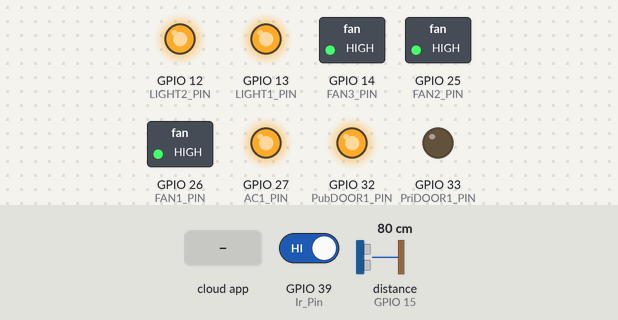
The sketch below on a simulated ESP8266 (NodeMCU). Parts: switched loads named in the sketch (green lamp = pin HIGH), output pins drawn as LEDs (lit = HIGH). Wiring (inferred from the names in the program): ultrasonic range finder: trigger GPIO 2; echo GPIO 15. The inputs (shaded band) are chosen by the test bench; at power-on: distance to the obstacle (sensor on GPIO 15) 80 cm, GPIO 39 (Ir_Pin) HIGH. The echo pulse lasts 58.3 µs per cm; WiFi joins after 1.5 s; servers stay silent unless stated; the Firebase database answers and starts empty; pins used as bus, display or sensor lines are not drawn; what the sketch prints to the serial monitor is not drawn.

Above: at 2.8 s.
2.9 s: distance to the obstacle (sensor on GPIO 15) set to 41 cm
6.2 s: distance to the obstacle (sensor on GPIO 15) set to 34 cm
At 7.9 s:
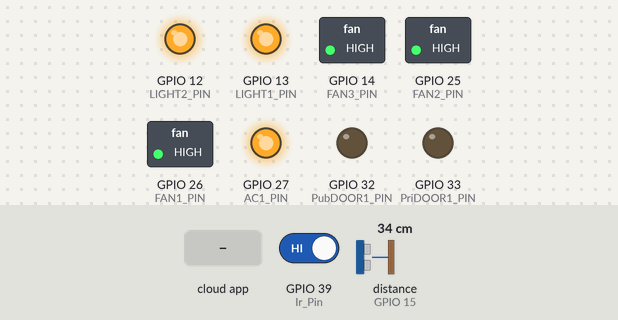
8.9 s: GPIO 39 (Ir_Pin) driven LOW
At 10.7 s:
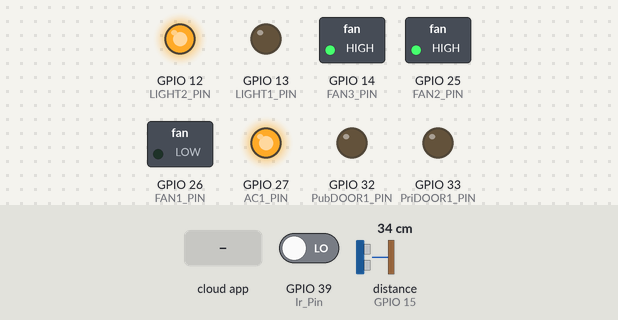
11.0 s: the phone or cloud app sets Fan2 to 1
At 12.0 s:
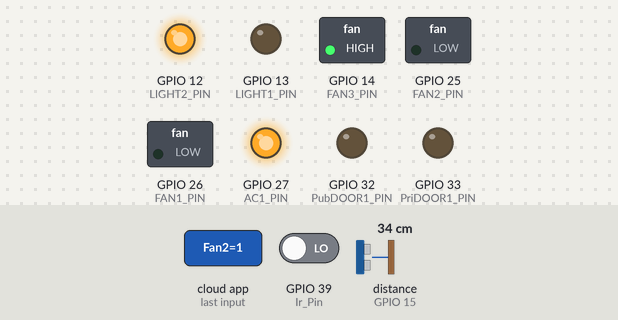
13.2 s: the phone or cloud app sets Fan3 to 1
At 14.4 s:
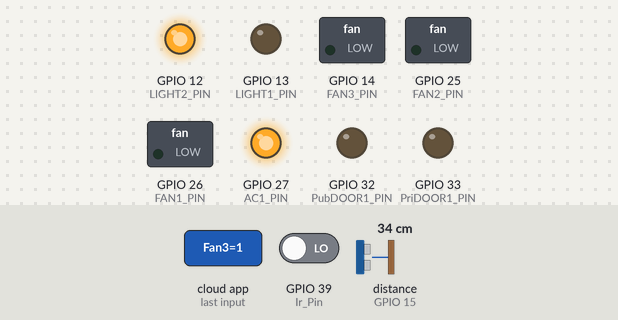
15.3 s: the phone or cloud app sets Light2 to 1
At 16.7 s:
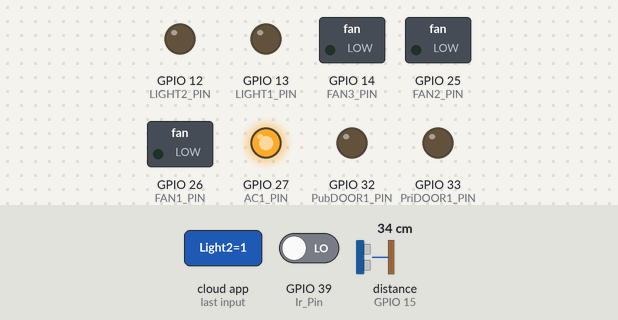
Timing chart, 0 to 18.3 s (numbered marks = the images above; inputs shaded):
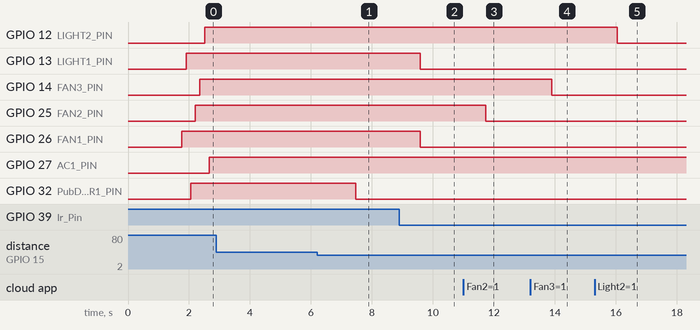

The sketch:

HomeFusion_Room_Code.ino
```cpp
/*
Example code :

bool fan1State;
if (Firebase.RTDB.getBool(&fbdo, "Fans/Fan1")) {
  fan1State = fbdo.boolData();
  digitalWrite(FAN1_PIN, fan1State? LOW:HIGH);
  } else {
  Firebase.RTDB.setBool(&fbdo, "Fans/Fan1", false);
  fan1State = false;
 }
 --> The above code check the state and if it exist the store the state and if not
 then create the key with the name and set the default value as false and store the false
 value in that state
*/

#if defined(ESP32)
#include <WiFi.h>
#elif defined(ESP8266)
#include <ESP8266WiFi.h>
#endif

#include <Firebase_ESP_Client.h>
#include "addons/TokenHelper.h" // Used for token generation
#include "addons/RTDBHelper.h"  // Used for Realtime Database exchange

/* Wi-Fi credentials */
// #define WIFI_SSID "realme X7 Max"      // Replace with your Wi-Fi SSID
// #define WIFI_PASSWORD "1234567i"      // Replace with your Wi-Fi password
// #define WIFI_SSID "Sneha"        // Replace with your Wi-Fi SSID
// #define WIFI_PASSWORD "98765432"      // Replace with your Wi-Fi password
// #define WIFI_SSID "Excitel-2.4G"        // Replace with your Wi-Fi SSID
// #define WIFI_PASSWORD "AA0327927"      // Replace with your Wi-Fi password
// #define WIFI_SSID "HOME 2.4GHz"    // Replace with your Wi-Fi SSID
// #define WIFI_PASSWORD "12345678"  // Replace with your Wi-Fi password
#define WIFI_SSID "Redmi Note 10 Pro Max"  // Enter wifi name
#define WIFI_PASSWORD "1234567890" // Enter wifi password
// #define WIFI_SSID "Raj's Galaxy S23 FE"  // Enter wifi name
// #define WIFI_PASSWORD "pcmrocks" // Enter wifi password

#define API_Key "AIzaSyD99Zl8a6NWul1Fu-oEAC3IfH3yMkBae7Q"                                            // Add your Project API key
#define Database_URL "https://iot-smartroom-1abef-default-rtdb.asia-southeast1.firebasedatabase.app/" // Add your created Database project URL

// Three Firebase Objects
FirebaseData fbdo;     // when there is a specific data exchange on a specific database node path
FirebaseAuth auth;     // need for authentication
FirebaseConfig config; // need for configuration

unsigned long sendDataPrevMillis = 0;
bool signupOK = false;

// Pin Defined that is used
/* For Fans */
int FAN1_PIN = 26;
int FAN2_PIN = 25;
int FAN3_PIN = 14;
/* For Lights */
int LIGHT1_PIN = 13;
int LIGHT2_PIN = 12;
/* For Ac */
int AC1_PIN = 27;
/* For Door Locks */
int PriDOOR1_PIN = 33;
int PubDOOR1_PIN = 32;

// Ultrasonic Pins
int trigPin = 2;
int echoPin = 15;
long duration;
int distance;
bool Public_doorValue = false; // keeping the public door lock value to low

// IR motion sensor pin
int Ir_Pin = 39;
int val=1;

// Email and Password for sign up
// String email = "ashu2100ag@gmail.com";
// String password = "Ashu2017ag@";

void setup() {
// Start Serial for debugging
  Serial.begin(115200);
  // Connect to Wi-Fi
  WiFi.begin(WIFI_SSID, WIFI_PASSWORD);
  Serial.print("Connecting to Wi-Fi...");
  while (WiFi.status() != WL_CONNECTED) {
    Serial.print(".");
    delay(200);
  }
  Serial.println("\nConnected with IP: ");
  Serial.println(WiFi.localIP());

  // Firebase Authentication configuration
  config.api_key = API_Key;
  // auth.user.email = email;
  // auth.user.password = password;
  config.database_url = Database_URL;

   // Attempt to sign up the user
    if (Firebase.signUp(&config, &auth, "", "")) // denote anom user
    {
        Serial.println("SignUp OK");
        signupOK = true;
    }
    else
    {
        Serial.printf("%s\n", config.signer.signupError.message.c_str()); // error message
    }
    config.token_status_callback = tokenStatusCallback;
    Firebase.begin(&config, &auth);
    Firebase.reconnectWiFi(true);

    // Initialize pin modes
  pinMode(FAN1_PIN, OUTPUT);
  pinMode(FAN2_PIN, OUTPUT);
  pinMode(FAN3_PIN, OUTPUT);
  pinMode(LIGHT1_PIN, OUTPUT);
  pinMode(LIGHT2_PIN, OUTPUT);
  pinMode(AC1_PIN, OUTPUT);
  // pinMode(AC2_PIN, OUTPUT);
  pinMode(PriDOOR1_PIN, OUTPUT);
  pinMode(PubDOOR1_PIN, OUTPUT);

  // for ultrasonic
  pinMode(trigPin, OUTPUT); // Sets the trigPin as an Output
  pinMode(echoPin, INPUT_PULLUP); // Sets the echoPin as an Input

  // for IR sensor and Led Built in
  pinMode(Ir_Pin,INPUT); // sets IR pin as input to get the value
  pinMode(LED_BUILTIN, OUTPUT);
}

void loop() {
  // put your main code here, to run repeatedly:
  // Not to check the firebase and run hardware on these sensor
  bool sensorState = true;
  IR_SensorValue();
  Serial.println(val);
  if(val == LOW){
      digitalWrite(FAN1_PIN, LOW);
      digitalWrite(LIGHT1_PIN, LOW);
      sensorState = false;
  }
  if(Public_doorValue == true){
      digitalWrite(PubDOOR1_PIN, LOW);
  }

  if(Firebase.ready() && signupOK && (millis()-sendDataPrevMillis>1000 || sendDataPrevMillis==0)){
    sendDataPrevMillis = millis();
    // Boolean to store the state from Firebase
    bool fan1State, fan2State, fan3State;
    bool Light1State,Light2State;
    bool Ac1State;
    bool Public_Door1State;
    bool Private_Door1State;
    // Default working if not connected to firebase and working of sensor
    Public_doorValue = UltrasonicValue();

    if(sensorState){
       WriteInFirebaseBool("Fans","Fan1", fan1State, FAN1_PIN);
       WriteInFirebaseBool("Lights","Light1", Light1State, LIGHT1_PIN);
    }
   if(!Public_doorValue) {
    WriteInFirebaseBool("Public_Doors","Public_Door1", Public_Door1State, PubDOOR1_PIN);
    }
    /* Calling the function to check check the value or create if doesn't exist and control pins accordingly */
    // Fans
    WriteInFirebaseBool("Fans","Fan2", fan2State, FAN2_PIN);
    WriteInFirebaseBool("Fans","Fan3", fan3State, FAN3_PIN);
    // Lights
    WriteInFirebaseBool("Lights","Light2", Light2State, LIGHT2_PIN);
    // Acs
    WriteInFirebaseBool("ACs","Ac1", Ac1State, AC1_PIN);

    // Private Door Lock
    if (Firebase.RTDB.getBool(&fbdo, "Private_Doors/Private_Door1")) {
      Private_Door1State = fbdo.boolData();
      digitalWrite(PriDOOR1_PIN, Private_Door1State? HIGH:LOW);
    } else {
      // Create the key with a default value if it doesn't exist
      Firebase.RTDB.setBool(&fbdo,"Private_Doors/Private_Door1", false);
      Private_Door1State = false;
    }
  }
}
```

CalculateDistance.ino
```cpp
void CalculateDistance(){
  // Clears the trig Pin
  digitalWrite(trigPin, LOW);
  delayMicroseconds(2);

  // Sets the TrigPin on HIGH State for 10 micro seconds
  digitalWrite(trigPin, HIGH);
  delayMicroseconds(10);
  digitalWrite(trigPin, LOW);

  // Reads the echoPin, returns the sound wave travel time in microseconds
  duration = pulseIn(echoPin, HIGH);
  // Calculating the distance
  distance= duration*0.034/2;
}
```

IrSensorValue.ino
```cpp
void IR_SensorValue(){
  val = digitalRead(Ir_Pin);
}
```

UltrasonicValue.ino
```cpp
bool UltrasonicValue(){
  CalculateDistance();
  if(distance<=35 && distance>=3){
    return true;
  }
  return false;
}
```

WriteInFirebaseBool.ino
```cpp
void WriteInFirebaseBool(String Appliances, String Appliance_No, bool Appliance_State, int Appliance_Pin){
    // Check if the keys exist and get the values; set to default false if they don't exist
  if (Firebase.RTDB.getBool(&fbdo, Appliances + "/"+ Appliance_No)) {
      Appliance_State = fbdo.boolData();
      digitalWrite(Appliance_Pin, Appliance_State? LOW:HIGH);
    } else {
      // Create the key with a default value if it doesn't exist
      Firebase.RTDB.setBool(&fbdo, Appliances + "/"+ Appliance_No, false);
      Appliance_State = false;
    }
}
```

Measured:
- the behaviour switches between 37 and 36 cm on distance to the obstacle (sensor on GPIO 15) (found by bisection; images 0 and 1)
- after the input at 2.9 s, every drawn part: stays the same
- after the input at 6.2 s, GPIO 32 (PubDOOR1_PIN): HIGH → LOW after 1.3 s
- after the input at 8.9 s, GPIO 13 (LIGHT1_PIN), GPIO 26 (FAN1_PIN): HIGH → LOW after 0.68 s
- after the input at 11.0 s, GPIO 25 (FAN2_PIN): HIGH → LOW after 0.74 s
- after the input at 13.2 s, GPIO 14 (FAN3_PIN): HIGH → LOW after 0.69 s
- after the input at 15.3 s, GPIO 12 (LIGHT2_PIN): HIGH → LOW after 0.74 s
